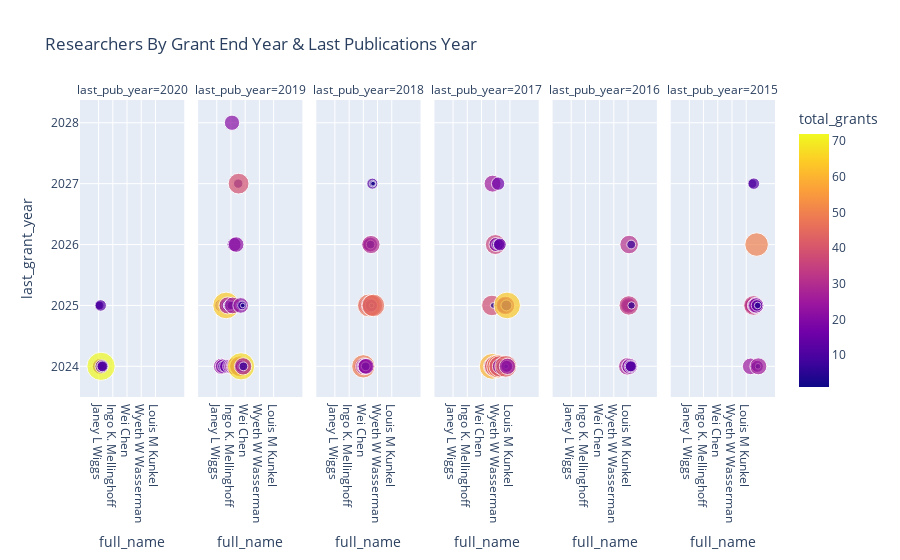

Notebook source saved alongside this figure:
### Code cell
px.scatter(temp2.sort_values("last_pub_year", ascending=False), 
           x="full_name", y="last_grant_year", 
           hover_name="full_name",  
           size="total_grants",
           color="total_grants",
           hover_data=['total_funding', 'total_grants', 'last_grant_year', 'citations_mean', 'altmetric_mean', 'last_pub_year'], 
           facet_col="last_pub_year", 
           title="Researchers By Grant End Year & Last Publications Year")

### Figure 1 — Plotly figure (JSON) as saved in the notebook; plotly's stock layout.template omitted (floating-point values rounded to 4 significant figures; data arrays with more than 128 entries replaced by an {"elided": "..."} marker saying what was removed)
{"data": [{"customdata": [[34227249, 13, 2024, 43.83, 96.67, 2020], [5122189, 6, 2025, 111.7, 153.5, 2020], [11226281, 7, 2024, 42.67, 27.67, 2020], [8329707, 7, 2025, 1, 123, 2020], [63300568, 11, 2024, 57, 85.5, 2020], [157716650, 23, 2024, 78.14, 96.14, 2020], [103448660, 12, 2025, 48.5, 105, 2020], [92762611, 72, 2024, 60.83, 48.67, 2020], [33727937, 4, 2024, 99.33, 80.5, 2020], [3816617, 16, 2024, 122.8, 361.7, 2020], [19161145, 9, 2024, 75.83, 332.2, 2020], [11936329, 11, 2024, 277, 805, 2020]], "hovertemplate": "<b>%{hovertext}</b><br><br>last_pub_year=%{customdata[5]}<br>full_name=%{x}<br>last_grant_year=%{customdata[2]}<br>total_grants=%{marker.color}<br>total_funding=%{customdata[0]}<br>citations_mean=%{customdata[3]}<br>altmetric_mean=%{customdata[4]}<extra></extra>", "hovertext": ["Janey L Wiggs", "Nuria Lopez-Bigas", "Cigall Kadoch", "Omar Abdel-Wahab", "Keith L. Ligon", "Evan E. Eichler", "Stephen A Murray", "Marco A Marra", "Roel G W Verhaak", "Rudolf Uher", "Kenneth Offit", "Roy H. Perlis"], "legendgroup": "", "marker": {"color": [13, 6, 7, 7, 11, 23, 12, 72, 4, 16, 9, 11], "coloraxis": "coloraxis", "size": [13, 6, 7, 7, 11, 23, 12, 72, 4, 16, 9, 11], "sizemode": "area", "sizeref": 0.18, "symbol": "circle"}, "mode": "markers", "name": "", "showlegend": false, "type": "scatter", "x": ["Janey L Wiggs", "Nuria Lopez-Bigas", "Cigall Kadoch", "Omar Abdel-Wahab", "Keith L. Ligon", "Evan E. Eichler", "Stephen A Murray", "Marco A Marra", "Roel G W Verhaak", "Rudolf Uher", "Kenneth Offit", "Roy H. Perlis"], "xaxis": "x", "y": [2024, 2025, 2024, 2025, 2024, 2024, 2025, 2024, 2024, 2024, 2024, 2024], "yaxis": "y"}, {"customdata": {"elided": "66x6 float values"}, "hovertemplate": "<b>%{hovertext}</b><br><br>last_pub_year=%{customdata[5]}<br>full_name=%{x}<br>last_grant_year=%{customdata[2]}<br>total_grants=%{marker.color}<br>total_funding=%{customdata[0]}<br>citations_mean=%{customdata[3]}<br>altmetric_mean=%{customdata[4]}<extra></extra>", "hovertext": ["Gun Peggy S. Knudsen", "Heinz-Josef Lenz", "Nada Jabado", "Natalia Rost", "Sriram Sankararaman", "John Q Trojanowski", "Neil Burnet", "Charles M Rudin", "Alec C. Kimmelman", "Nawaid Usmani", "Timothy A. Chan", "Jerald P. Radich", "Martin S Tallman", "James F. Meschia", "Rebecca F. Gottesman", "Paul C Boutros", "Rudolph E. Tanzi", "Catherine M. Tangen", "Oliver Stegle", "Cheryl Lyn Walker", "Riccardo E. Marioni", "Stephen B Montgomery", "Stephen J. Glatt", "Clara D Bloomfield", "Gunnar Morken", "Levi A. Garraway", "Sudha Seshadri", "Seema Mital", "Nigel J. Cairns", "Ingo K. Mellinghoff", "Bamidele O. Tayo", "R. Graham Barr", "Antonio Finelli", "Nilanjan Chatterjee", "Frank Sicheri", "Lawrence S. B. Goldstein", "Michael A. Province", "David Golan", "Sylvia M. Evans", "Hirofumi Morishita", "Konstantinos Arfanakis", "Yohan Bossé", "Thomas Perls", "Eli A. Stahl", "Freddie C. Hamdy", "Mark D. Minden", "Pier Giuseppe Pelicci", "Douglas M. Ruderfer", "Mary V Relling", "Christopher I Amos", "Cathie L. M. Sudlow", "Paul Elliott", "Duncan C. Thomas", "Louis Lefebvre", "Michelle Luciano", "Julian Parkhill", "Adam S. Kibel", "Anita Thapar", "Stephen W Scherer", "Ann C. McKee", "Lars T. Westlye", "Meenakshi Devidas", "Stephanie L. Schmit", "Nancy Lee", "Susan M. Ring", "Daniel J. Benjamin"], "legendgroup": "", "marker": {"color": [1, 15, 24, 4, 6, 19, 10, 15, 10, 13, 11, 11, 4, 5, 6, 64, 17, 3, 12, 26, 7, 9, 8, 10, 1, 5, 19, 10, 5, 6, 1, 14, 21, 4, 25, 26, 12, 11, 18, 8, 10, 28, 10, 7, 22, 23, 12, 3, 12, 22, 8, 39, 31, 12, 5, 40, 6, 22, 67, 13, 6, 7, 1, 2, 27, 7], "coloraxis": "coloraxis", "size": [1, 15, 24, 4, 6, 19, 10, 15, 10, 13, 11, 11, 4, 5, 6, 64, 17, 3, 12, 26, 7, 9, 8, 10, 1, 5, 19, 10, 5, 6, 1, 14, 21, 4, 25, 26, 12, 11, 18, 8, 10, 28, 10, 7, 22, 23, 12, 3, 12, 22, 8, 39, 31, 12, 5, 40, 6, 22, 67, 13, 6, 7, 1, 2, 27, 7], "sizemode": "area", "sizeref": 0.18, "symbol": "circle"}, "mode": "markers", "name": "", "showlegend": false, "type": "scatter", "x": ["Gun Peggy S. Knudsen", "Heinz-Josef Lenz", "Nada Jabado", "Natalia Rost", "Sriram Sankararaman", "John Q Trojanowski", "Neil Burnet", "Charles M Rudin", "Alec C. Kimmelman", "Nawaid Usmani", "Timothy A. Chan", "Jerald P. Radich", "Martin S Tallman", "James F. Meschia", "Rebecca F. Gottesman", "Paul C Boutros", "Rudolph E. Tanzi", "Catherine M. Tangen", "Oliver Stegle", "Cheryl Lyn Walker", "Riccardo E. Marioni", "Stephen B Montgomery", "Stephen J. Glatt", "Clara D Bloomfield", "Gunnar Morken", "Levi A. Garraway", "Sudha Seshadri", "Seema Mital", "Nigel J. Cairns", "Ingo K. Mellinghoff", "Bamidele O. Tayo", "R. Graham Barr", "Antonio Finelli", "Nilanjan Chatterjee", "Frank Sicheri", "Lawrence S. B. Goldstein", "Michael A. Province", "David Golan", "Sylvia M. Evans", "Hirofumi Morishita", "Konstantinos Arfanakis", "Yohan Bossé", "Thomas Perls", "Eli A. Stahl", "Freddie C. Hamdy", "Mark D. Minden", "Pier Giuseppe Pelicci", "Douglas M. Ruderfer", "Mary V Relling", "Christopher I Amos", "Cathie L. M. Sudlow", "Paul Elliott", "Duncan C. Thomas", "Louis Lefebvre", "Michelle Luciano", "Julian Parkhill", "Adam S. Kibel", "Anita Thapar", "Stephen W Scherer", "Ann C. McKee", "Lars T. Westlye", "Meenakshi Devidas", "Stephanie L. Schmit", "Nancy Lee", "Susan M. Ring", "Daniel J. Benjamin"], "xaxis": "x2", "y": [2024, 2025, 2024, 2025, 2025, 2024, 2024, 2025, 2025, 2025, 2025, 2025, 2025, 2025, 2025, 2025, 2024, 2025, 2025, 2025, 2025, 2025, 2024, 2025, 2025, 2024, 2024, 2025, 2024, 2025, 2024, 2024, 2028, 2024, 2025, 2024, 2024, 2024, 2026, 2024, 2024, 2024, 2024, 2024, 2026, 2024, 2024, 2024, 2024, 2024, 2027, 2027, 2024, 2024, 2025, 2024, 2025, 2025, 2024, 2024, 2024, 2025, 2024, 2025, 2024, 2024], "yaxis": "y2"}, {"customdata": {"elided": "34x6 float values"}, "hovertemplate": "<b>%{hovertext}</b><br><br>last_pub_year=%{customdata[5]}<br>full_name=%{x}<br>last_grant_year=%{customdata[2]}<br>total_grants=%{marker.color}<br>total_funding=%{customdata[0]}<br>citations_mean=%{customdata[3]}<br>altmetric_mean=%{customdata[4]}<extra></extra>", "hovertext": ["Guy Thwaites", "Jeramiah J. Smith", "Leah C. Kottyan", "Tatjana Sauka-Spengler", "Wei Chen", "Peter A. Nigrovic", "Chuan He", "Pui-Yan Kwok", "Ana C. deCarvalho", "James E Bradner", "Eleazar Eskin", "Axel Visel", "Richard A Young", "Helen Tremlett", "Smita Bhatia", "JoAnn E Manson", "Laura Reinholdt", "Michael Gill", "Vijay K. Kuchroo", "Pasi A. Jänne", "Irving L. Weissman", "Anders H. Rosengren", "Ruth Ann Marrie", "Arul M. Chinnaiyan", "Todd R Golub", "Kiran Musunuru", "Aleixo M. Muise", "Marie-Anne Van Sluys", "Michael A. Rosenberg", "Paul Workman", "Rickard Sandberg", "Chris P. Barnes", "Geoff D. Hall", "Bruce C Carleton"], "legendgroup": "", "marker": {"color": [24, 3, 2, 3, 49, 17, 26, 20, 2, 8, 21, 7, 23, 23, 17, 11, 11, 7, 24, 13, 47, 10, 17, 20, 19, 7, 30, 14, 2, 41, 11, 4, 2, 46], "coloraxis": "coloraxis", "size": [24, 3, 2, 3, 49, 17, 26, 20, 2, 8, 21, 7, 23, 23, 17, 11, 11, 7, 24, 13, 47, 10, 17, 20, 19, 7, 30, 14, 2, 41, 11, 4, 2, 46], "sizemode": "area", "sizeref": 0.18, "symbol": "circle"}, "mode": "markers", "name": "", "showlegend": false, "type": "scatter", "x": ["Guy Thwaites", "Jeramiah J. Smith", "Leah C. Kottyan", "Tatjana Sauka-Spengler", "Wei Chen", "Peter A. Nigrovic", "Chuan He", "Pui-Yan Kwok", "Ana C. deCarvalho", "James E Bradner", "Eleazar Eskin", "Axel Visel", "Richard A Young", "Helen Tremlett", "Smita Bhatia", "JoAnn E Manson", "Laura Reinholdt", "Michael Gill", "Vijay K. Kuchroo", "Pasi A. Jänne", "Irving L. Weissman", "Anders H. Rosengren", "Ruth Ann Marrie", "Arul M. Chinnaiyan", "Todd R Golub", "Kiran Musunuru", "Aleixo M. Muise", "Marie-Anne Van Sluys", "Michael A. Rosenberg", "Paul Workman", "Rickard Sandberg", "Chris P. Barnes", "Geoff D. Hall", "Bruce C Carleton"], "xaxis": "x3", "y": [2024, 2024, 2024, 2024, 2024, 2024, 2024, 2024, 2024, 2024, 2024, 2024, 2024, 2025, 2025, 2026, 2025, 2025, 2025, 2025, 2025, 2025, 2025, 2025, 2026, 2026, 2026, 2025, 2025, 2025, 2027, 2027, 2027, 2025], "yaxis": "y3"}, {"customdata": {"elided": "46x6 float values"}, "hovertemplate": "<b>%{hovertext}</b><br><br>last_pub_year=%{customdata[5]}<br>full_name=%{x}<br>last_grant_year=%{customdata[2]}<br>total_grants=%{marker.color}<br>total_funding=%{customdata[0]}<br>citations_mean=%{customdata[3]}<br>altmetric_mean=%{customdata[4]}<extra></extra>", "hovertext": ["Gary D Bader", "Rachel F Tyndale", "Per Magnus", "Bradley T Hyman", "Krishnendu Chatterjee", "Peter C Dedon", "Margaret F Lippincott", "David A Garfield", "Antonio Iavarone", "Deepak Srivastava", "Peter St George-Hyslop", "Wyeth W Wasserman", "Anne Griffiths", "David M Weinstock", "Yiwen Chen", "Jinghui Zhang", "Maria Chahrour", "Shashikant B Lele", "Daniel Rueckert", "Stephen O'Rahilly", "Ira M Hall", "Martina Brueckner", "Stuart E Turvey", "Rayjean J Hung", "Eric J Nestler", "Gary E Goodman", "Lee-Way Jin", "Catherine L Peichel", "Andrew P Jackson", "James T Rutka", "David R Gandara", "Peter L Jones", "John B Hogenesch", "Sunit Das", "Casey S Greene", "Bruce L Miller", "James R Lupski", "William S Bush", "Ari Melnick", "Hao Wu", "Richard A Gibbs", "Neil Romberg", "Christine A Iacobuzio-Donahue", "Lon S Schneider", "Sonia Anand", "Alan D D'Andrea"], "legendgroup": "", "marker": {"color": [38, 60, 26, 33, 3, 31, 2, 6, 10, 26, 36, 45, 18, 8, 3, 7, 3, 3, 16, 49, 7, 11, 40, 15, 22, 9, 10, 9, 9, 21, 18, 5, 6, 5, 3, 20, 15, 4, 24, 31, 43, 2, 11, 13, 64, 24], "coloraxis": "coloraxis", "size": [38, 60, 26, 33, 3, 31, 2, 6, 10, 26, 36, 45, 18, 8, 3, 7, 3, 3, 16, 49, 7, 11, 40, 15, 22, 9, 10, 9, 9, 21, 18, 5, 6, 5, 3, 20, 15, 4, 24, 31, 43, 2, 11, 13, 64, 24], "sizemode": "area", "sizeref": 0.18, "symbol": "circle"}, "mode": "markers", "name": "", "showlegend": false, "type": "scatter", "x": ["Gary D Bader", "Rachel F Tyndale", "Per Magnus", "Bradley T Hyman", "Krishnendu Chatterjee", "Peter C Dedon", "Margaret F Lippincott", "David A Garfield", "Antonio Iavarone", "Deepak Srivastava", "Peter St George-Hyslop", "Wyeth W Wasserman", "Anne Griffiths", "David M Weinstock", "Yiwen Chen", "Jinghui Zhang", "Maria Chahrour", "Shashikant B Lele", "Daniel Rueckert", "Stephen O'Rahilly", "Ira M Hall", "Martina Brueckner", "Stuart E Turvey", "Rayjean J Hung", "Eric J Nestler", "Gary E Goodman", "Lee-Way Jin", "Catherine L Peichel", "Andrew P Jackson", "James T Rutka", "David R Gandara", "Peter L Jones", "John B Hogenesch", "Sunit Das", "Casey S Greene", "Bruce L Miller", "James R Lupski", "William S Bush", "Ari Melnick", "Hao Wu", "Richard A Gibbs", "Neil Romberg", "Christine A Iacobuzio-Donahue", "Lon S Schneider", "Sonia Anand", "Alan D D'Andrea"], "xaxis": "x4", "y": [2025, 2024, 2027, 2024, 2025, 2024, 2024, 2024, 2024, 2024, 2026, 2024, 2026, 2026, 2024, 2024, 2024, 2025, 2027, 2024, 2024, 2026, 2024, 2026, 2024, 2025, 2024, 2024, 2025, 2025, 2025, 2025, 2024, 2025, 2024, 2024, 2025, 2024, 2025, 2025, 2024, 2024, 2025, 2024, 2025, 2024], "yaxis": "y4"}, {"customdata": [[null, 1, 2024, 58, 19, 2016], [89233413, 14, 2024, 68, 63, 2016], [29449910, 14, 2024, 473, 47, 2016], [66039941, 14, 2024, 134.7, 93.33, 2016], [24403936, 28, 2024, 178.5, 107, 2016], [389816777, 13, 2025, 115.5, 84.5, 2016], [69940962, 15, 2024, 57, 8, 2016], [354825108, 22, 2025, 54, 98, 2016], [29471814, 34, 2025, 87, 74, 2016], [6367886, 31, 2026, 36, 119, 2016], [218363, 4, 2024, 52, 30, 2016], [136881987, 23, 2024, 77, 164, 2016], [69650317, 10, 2024, 77, 164, 2016], [7040351, 15, 2024, 87, 85, 2016], [99038792, 11, 2024, 21, 10.5, 2016], [5925798, 7, 2026, 113, 635, 2016], [8277482, 5, 2025, 32, 166, 2016]], "hovertemplate": "<b>%{hovertext}</b><br><br>last_pub_year=%{customdata[5]}<br>full_name=%{x}<br>last_grant_year=%{customdata[2]}<br>total_grants=%{marker.color}<br>total_funding=%{customdata[0]}<br>citations_mean=%{customdata[3]}<br>altmetric_mean=%{customdata[4]}<extra></extra>", "hovertext": ["Zlatko Dembic", "K Christopher Garcia", "Fred A Wright", "Matthew E Hurles", "Mika Kivimaki", "Charles Fuchs", "Louis M Kunkel", "Jennifer R Grandis", "John E Dick", "Michael G Fehlings", "Xia Cui", "James W Kazura", "Jane M Carlton", "Walter Salzburger", "Sarah M Fortune", "Jorge E Chavarro", "Gordon C S Smith"], "legendgroup": "", "marker": {"color": [1, 14, 14, 14, 28, 13, 15, 22, 34, 31, 4, 23, 10, 15, 11, 7, 5], "coloraxis": "coloraxis", "size": [1, 14, 14, 14, 28, 13, 15, 22, 34, 31, 4, 23, 10, 15, 11, 7, 5], "sizemode": "area", "sizeref": 0.18, "symbol": "circle"}, "mode": "markers", "name": "", "showlegend": false, "type": "scatter", "x": ["Zlatko Dembic", "K Christopher Garcia", "Fred A Wright", "Matthew E Hurles", "Mika Kivimaki", "Charles Fuchs", "Louis M Kunkel", "Jennifer R Grandis", "John E Dick", "Michael G Fehlings", "Xia Cui", "James W Kazura", "Jane M Carlton", "Walter Salzburger", "Sarah M Fortune", "Jorge E Chavarro", "Gordon C S Smith"], "xaxis": "x5", "y": [2024, 2024, 2024, 2024, 2024, 2025, 2024, 2025, 2025, 2026, 2024, 2024, 2024, 2024, 2024, 2026, 2025], "yaxis": "y5"}, {"customdata": {"elided": "25x6 float values"}, "hovertemplate": "<b>%{hovertext}</b><br><br>last_pub_year=%{customdata[5]}<br>full_name=%{x}<br>last_grant_year=%{customdata[2]}<br>total_grants=%{marker.color}<br>total_funding=%{customdata[0]}<br>citations_mean=%{customdata[3]}<br>altmetric_mean=%{customdata[4]}<extra></extra>", "hovertext": ["Anne Marinier", "Igor Ulitsky", "Simon J Foster", "Carol A Aghajanian", "Sylvain Meloche", "Christer Betsholtz", "Anne Barton", "Fiona Powrie", "Michael J Rieder", "Alexander Eckehart Urban", "Paul C Nathan", "Stephen L Hauser", "Todd A Alonzo", "Paula E Cohen", "Andrew S Weyrich", "David W Threadgill", "Shahrad R Rassekh", "Chongzhi Zang", "Adolfo Ferrando", "Glenn F King", "Thoas Fioretos", "Akiko Shimamura", "Laurent A F Frantz", "Ivan Pedrosa", "Xi Chen"], "legendgroup": "", "marker": {"color": [8, 7, 25, 3, 13, 19, 8, 20, 25, 3, 35, 12, 3, 6, 16, 22, 22, 3, 21, 50, 12, 13, 4, 3, 26], "coloraxis": "coloraxis", "size": [8, 7, 25, 3, 13, 19, 8, 20, 25, 3, 35, 12, 3, 6, 16, 22, 22, 3, 21, 50, 12, 13, 4, 3, 26], "sizemode": "area", "sizeref": 0.18, "symbol": "circle"}, "mode": "markers", "name": "", "showlegend": false, "type": "scatter", "x": ["Anne Marinier", "Igor Ulitsky", "Simon J Foster", "Carol A Aghajanian", "Sylvain Meloche", "Christer Betsholtz", "Anne Barton", "Fiona Powrie", "Michael J Rieder", "Alexander Eckehart Urban", "Paul C Nathan", "Stephen L Hauser", "Todd A Alonzo", "Paula E Cohen", "Andrew S Weyrich", "David W Threadgill", "Shahrad R Rassekh", "Chongzhi Zang", "Adolfo Ferrando", "Glenn F King", "Thoas Fioretos", "Akiko Shimamura", "Laurent A F Frantz", "Ivan Pedrosa", "Xi Chen"], "xaxis": "x6", "y": [2025, 2025, 2024, 2025, 2025, 2025, 2027, 2025, 2025, 2024, 2025, 2027, 2025, 2024, 2025, 2025, 2025, 2024, 2025, 2026, 2025, 2024, 2025, 2024, 2024], "yaxis": "y6"}], "layout": {"annotations": [{"font": {}, "showarrow": false, "text": "last_pub_year=2020", "x": 0.075, "xanchor": "center", "xref": "paper", "y": 1, "yanchor": "bottom", "yref": "paper"}, {"font": {}, "showarrow": false, "text": "last_pub_year=2019", "x": 0.245, "xanchor": "center", "xref": "paper", "y": 1, "yanchor": "bottom", "yref": "paper"}, {"font": {}, "showarrow": false, "text": "last_pub_year=2018", "x": 0.415, "xanchor": "center", "xref": "paper", "y": 1, "yanchor": "bottom", "yref": "paper"}, {"font": {}, "showarrow": false, "text": "last_pub_year=2017", "x": 0.585, "xanchor": "center", "xref": "paper", "y": 1, "yanchor": "bottom", "yref": "paper"}, {"font": {}, "showarrow": false, "text": "last_pub_year=2016", "x": 0.755, "xanchor": "center", "xref": "paper", "y": 1, "yanchor": "bottom", "yref": "paper"}, {"font": {}, "showarrow": false, "text": "last_pub_year=2015", "x": 0.925, "xanchor": "center", "xref": "paper", "y": 1, "yanchor": "bottom", "yref": "paper"}], "autosize": true, "coloraxis": {"colorbar": {"title": {"text": "total_grants"}}, "colorscale": [[0, "#0d0887"], [0.1111, "#46039f"], [0.2222, "#7201a8"], [0.3333, "#9c179e"], [0.4444, "#bd3786"], [0.5556, "#d8576b"], [0.6667, "#ed7953"], [0.7778, "#fb9f3a"], [0.8889, "#fdca26"], [1, "#f0f921"]]}, "legend": {"itemsizing": "constant", "tracegroupgap": 0}, "title": {"text": "Researchers By Grant End Year & Last Publications Year"}, "xaxis": {"anchor": "y", "autorange": true, "domain": [0, 0.15], "range": [-1.413, 202.8], "title": {"text": "full_name"}, "type": "category"}, "xaxis2": {"anchor": "y2", "autorange": true, "domain": [0.17, 0.32], "matches": "x", "range": [-1.413, 202.8], "title": {"text": "full_name"}, "type": "category"}, "xaxis3": {"anchor": "y3", "autorange": true, "domain": [0.34, 0.49], "matches": "x", "range": [-1.413, 202.8], "title": {"text": "full_name"}, "type": "category"}, "xaxis4": {"anchor": "y4", "autorange": true, "domain": [0.51, 0.66], "matches": "x", "range": [-1.413, 202.8], "title": {"text": "full_name"}, "type": "category"}, "xaxis5": {"anchor": "y5", "autorange": true, "domain": [0.68, 0.83], "matches": "x", "range": [-1.413, 202.8], "title": {"text": "full_name"}, "type": "category"}, "xaxis6": {"anchor": "y6", "autorange": true, "domain": [0.85, 1], "matches": "x", "range": [-1.413, 202.8], "title": {"text": "full_name"}, "type": "category"}, "yaxis": {"anchor": "x", "autorange": true, "domain": [0, 1], "range": [2023.0, 2028.0], "title": {"text": "last_grant_year"}, "type": "linear"}, "yaxis2": {"anchor": "x2", "autorange": true, "domain": [0, 1], "matches": "y", "range": [2023.0, 2028.0], "showticklabels": false, "type": "linear"}, "yaxis3": {"anchor": "x3", "autorange": true, "domain": [0, 1], "matches": "y", "range": [2023.0, 2028.0], "showticklabels": false, "type": "linear"}, "yaxis4": {"anchor": "x4", "autorange": true, "domain": [0, 1], "matches": "y", "range": [2023.0, 2028.0], "showticklabels": false, "type": "linear"}, "yaxis5": {"anchor": "x5", "autorange": true, "domain": [0, 1], "matches": "y", "range": [2023.0, 2028.0], "showticklabels": false, "type": "linear"}, "yaxis6": {"anchor": "x6", "autorange": true, "domain": [0, 1], "matches": "y", "range": [2023.0, 2028.0], "showticklabels": false, "type": "linear"}}}
